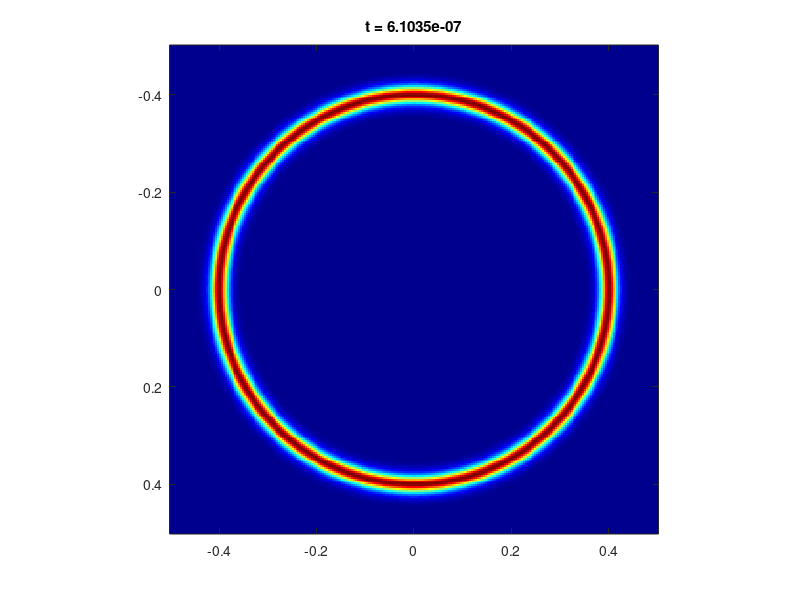

This chart was generated by the following MATLAB code: (Note: a time limit stopped this script after it produced the figure.)
% 
%%%%%%%%%%%%%%%%%%%%%%%%%%%%%%%%%%%%%%%%%%%%%%%%%%%%%%%%ù
% 
% 
clear all; clf;
colormap('jet');


N = 2^8;
x = linspace(-1/2,1/2,N);
[X1,X2] = meshgrid(x,x);
T = 0.1;

R0 = 0.4;

k = [0:N/2,-N/2+1:-1];
[K1,K2] = meshgrid(k,k);
Delta = -4*pi^2*(K1.^2 + K2.^2);

F_prim = @(s) (1 - 6*s).*s;
F_seconde = @(s) (1 - 12*s);

 T_vec = linspace(0,T*1.24,7)
 
%%%%%%%%%%%%%%%%%%%%%%%%%%  1er test   %%%%%%%%%%%%%%%%%%%%%% 

epsilon = 2/N;
dist1 = (sqrt((X1).^2 + X2.^2 ) - R0);
u = 1/4*(1 - tanh(dist1/epsilon/2).^2);
R_init = sum(u(:))/N^2/(2*pi)/epsilon

 

dt =0.01*epsilon^2;
alpha =0/epsilon^2;
beta = 0/epsilon^0;
sigma = 2;
M = 1./(1 + dt*( 1*sigma*epsilon^2*Delta.^2  - Delta  +   alpha - beta*Delta));
j_sauvegarde  = 1;

 
for i=1:T/dt,
   
    
    Delta_u = (ifft2(Delta.*fft2(u)));  mu = Delta_u - F_prim(u)/epsilon^2;
    Delta_Wu = (ifft2(Delta.*fft2(F_prim(u)/epsilon^2)));
    res = sigma*epsilon^2*Delta_Wu + sigma*F_seconde(u).*(mu) + alpha*u - beta*Delta_u - F_prim(u)/epsilon^2; 
    u = real(ifft2(M.*(fft2( u + dt*res)))); 
    u = min(max(u,0),0.25);
    t1(i)=i*dt;
    Rayon1(i) =  sum(u(:))/N^2/(2*pi)/epsilon; 
    
    
    if mod(i,100)==1 
    imagesc(x,x,u);
    axis square;
    pause(0.1)
    end
    
    
     if (i*dt > T_vec(j_sauvegarde))
       
       %clf;
       imagesc(x,x,u);
       axis square
       name_title = ['t = ',num2str(i*dt)];
       title(name_title,'linewidth',2)
        
       
       name_fig = ['Test_circle_eps1_',num2str( j_sauvegarde),'.eps'];
      
       print('-depsc', name_fig)
      
       j_sauvegarde = j_sauvegarde +1;
 

       
    end
      
end
 


%%%%%%%%%%%%%%%%%%%%%%%%%%%%%%%%%%%%%%%%%%%%%%%%%%%%%%%%%%%%%%%%%%%%%%ù

epsilon = 3/N;
dist1 = (sqrt((X1).^2 + X2.^2 ) - R0);
u = 1/4*(1 - tanh(dist1/epsilon/2).^2);
R_init = sum(u(:))/N^2/(2*pi)/epsilon

 

dt =0.01*epsilon^2;
T = 0.1;
alpha =0/epsilon^2;
beta = 0/epsilon^0;
sigma = 1;
M = 1./(1 + dt*( 1*sigma*epsilon^2*Delta.^2  - Delta  +   alpha - beta*Delta));
j_sauvegarde  = 1;

 
for i=1:T/dt,
   
    
    Delta_u = (ifft2(Delta.*fft2(u)));  mu = Delta_u - F_prim(u)/epsilon^2;
    Delta_Wu = (ifft2(Delta.*fft2(F_prim(u)/epsilon^2)));
    res = sigma*epsilon^2*Delta_Wu + sigma*F_seconde(u).*(mu) + alpha*u - beta*Delta_u - F_prim(u)/epsilon^2; 
    u = real(ifft2(M.*(fft2( u + dt*res)))); 
    u = min(max(u,0),0.25);
    t2(i)=i*dt;
    Rayon2(i) =  sum(u(:))/N^2/(2*pi)/epsilon; 
    
    
    if mod(i,100)==1 
    imagesc(u);
    axis square;
    pause(0.1)
    end
    
    
     if (i*dt > T_vec(j_sauvegarde))
       
      % clf;
       imagesc(x,x,u);
         axis square
       name_title = ['t = ',num2str(i*dt),'\epsilon = 3/N'];
       title(name_title,'linewidth',2)

       
       name_fig = ['Test_circle_eps2_2',num2str( j_sauvegarde),'.eps'];
      
       print('-depsc', name_fig)
      
       j_sauvegarde = j_sauvegarde +1;
 

       
    end
      
end








clf;

%%%%%%%%%%%%% Resolution du flot %%%%%%%%%%%%
f = @(R) -1/R + 1/2*epsilon^3*1/R^3*sigma;
R = R0;
for i=1:T/dt;
   k = R + dt*f(R);
   R = max(R + dt*(f(R)+f(k))/2,0);
   Rayon_th(i)=R;
    
end


plot(t1,sqrt(max(R0^2 - 2*t1,0)),'r','LineWidth', 2);
hold on;
plot(t1,Rayon1,'g','LineWidth', 2);
plot(t2,Rayon2,'b','LineWidth', 2);
legend('Exact','\epsilon = 1.5/N','\epsilon = 3/N')

name_title = ['Radius R(t) for different values of \epsilon'];
title(name_title,'linewidth',2)

name_fig = ['Test_circle__erreur_eps.eps'];
print('-depsc', name_fig)
% 
 
